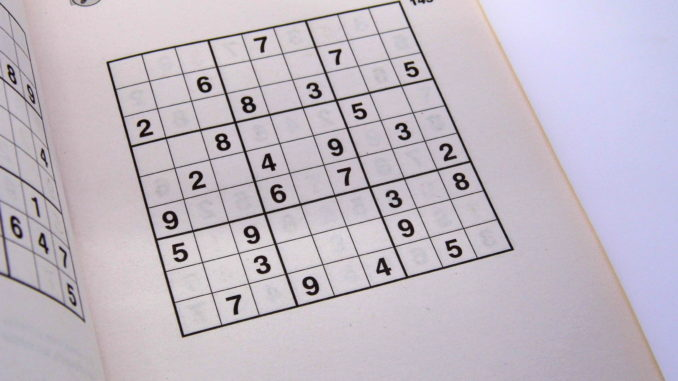
#> input picture IMGPROCESSING/sudoku_1.jpg, 678 x 381 px
$ jupyter execute image_processing.ipynb
#> lines starting #> are read from the running program, lines starting #| are printed output that depends on the picture; after the words box and inside, x2 and y2 are one past the last pixel; in counts of white or black regions, pixels touching at a corner belong together
[cell 1]
import numpy as np
import cv2
import operator
import numpy as np
from matplotlib import pyplot as plt
IMAGE_URL = "./sudoku_1.jpg"
SUDOKU_SIZE = 9

[cell 2]
def display_image(img):
    cv2.imshow('Sudoku', img)
    cv2.waitKey(0)  # Wait for any key to be pressed (with the image window active)
    cv2.destroyAllWindows()  # Close all windows
    return img

[cell 3]
def preprocess(img, skip_dilate=False):
    """Uses a blurring function, adaptive thresholding and dilation to expose the main features of an image."""
    # Gaussian blur with a kernal size (height, width) of 9.
    # Note that kernal sizes must be positive and odd and the kernel must be square.
    #https://www.tutorialspoint.com/opencv/opencv_gaussian_blur.htm
    blur_img = cv2.GaussianBlur(img.copy(), (9, 9), 0)
    display_image(blur_img)
	# Adaptive threshold using 11 nearest neighbour pixels
    # https://www.pyimagesearch.com/2021/05/12/adaptive-thresholding-with-opencv-cv2-adaptivethreshold/
    # https://www.tutorialspoint.com/opencv/opencv_adaptive_threshold.htm
    threshold_img = cv2.adaptiveThreshold(blur_img, 255, cv2.ADAPTIVE_THRESH_GAUSSIAN_C, cv2.THRESH_BINARY, 11, 2)
    #display_image(threshold_img)
    # Invert colours, so gridlines have non-zero pixel values.
	# Necessary to dilate the image, otherwise will look like erosion instead.
    processed_img = cv2.bitwise_not(threshold_img, threshold_img)
    #display_image(processed_img)

    if not skip_dilate:
    	# Dilate the image to increase the size of the grid lines.
    	kernel = np.array([[0., 1., 0.], [1., 1., 1.], [0., 1., 0.]],np.uint8)
    	processed_img = cv2.dilate(processed_img, kernel)

    return processed_img

[cell 4]
def find_corners_of_largest_polygon(img):
	"""Finds the 4 extreme corners of the largest contour in the image."""
	#using copy of img as findcontours alters the original image
	# https://docs.opencv.org/master/d9/d8b/tutorial_py_contours_hierarchy.html
	"""The CHAIN_APPROX_SIMPLE  algorithm compresses horizontal, vertical, and diagonal segments along the
	contour and leaves only their end points. This means that any of the points along the straight paths
	will be dismissed, and we will be left with only the end points. For example, consider a contour,
	along a rectangle.
	All the contour points, except the four corner points will be dismissed.
	"""
	contours, hierarchy = cv2.findContours(img.copy(), cv2.RETR_EXTERNAL, cv2.CHAIN_APPROX_SIMPLE)  # Find contours
	contours = sorted(contours, key = cv2.contourArea, reverse = True)  # Sort by area, descending
	largest_polygon = contours[0]  # Largest image

	# Use of `operator.itemgetter` with `max` and `min` allows us to get the index of the point
	# Each point is an array of 1 coordinate, hence the [0] getter, then [0] or [1] used to get x and y respectively.

	# Bottom-right point has the largest (x + y) value
	# Top-left has point smallest (x + y) value
	# Bottom-left point has smallest (x - y) value
	# Top-right point has largest (x - y) value
	bottom_right = max(enumerate([point[0][0] + point[0][1] for point in largest_polygon]), key = operator.itemgetter(1))[0]
	top_left = min(enumerate([point[0][0] + point[0][1] for point in largest_polygon]), key = operator.itemgetter(1))[0]
	bottom_left = min(enumerate([point[0][0] - point[0][1] for point in largest_polygon]), key = operator.itemgetter(1))[0]
	top_right = max(enumerate([point[0][0] - point[0][1] for point in largest_polygon]), key = operator.itemgetter(1))[0]

	# Return an array of all 4 points using the indices
	# Each point is in its own array of one coordinate
	#Order: TL, TR, BR, BL (CLOCKWISE)
	return [largest_polygon[top_left][0], largest_polygon[top_right][0], largest_polygon[bottom_right][0], largest_polygon[bottom_left][0]]

[cell 5]
def distance(point1, point2):
	"""Returns the scalar distance between two points"""
	a = point2[0] - point1[0]
	b = point2[1] - point1[1]
	return np.sqrt((a ** 2) + (b ** 2))

[cell 6]
def crop_and_warp(img, corners):
	"""Crops and warps a rectangular section from an image into a square of similar size."""

	# Rectangle described by top left, top right, bottom right and bottom left points
	top_left, top_right, bottom_right, bottom_left = corners[0], corners[1], corners[2], corners[3]

	# Explicitly set the data type to float32 or `getPerspectiveTransform` will throw an error
	img_float32 = np.array([top_left, top_right, bottom_right, bottom_left], dtype='float32')

	# Get the longest side in the rectangle
	side_length = max([
		distance(bottom_right, top_right),
		distance(top_left, bottom_left),
		distance(bottom_right, bottom_left),
		distance(top_left, top_right)
	])
	#https://theailearner.com/tag/cv2-getperspectivetransform/
	#https://www.pyimagesearch.com/2014/08/25/4-point-opencv-getperspective-transform-example/
	# Describe a square with side of the calculated length, this is the new perspective we want to warp to
	new_perspective = np.array([[0, 0], [side_length - 1, 0], [side_length - 1, side_length - 1], [0, side_length - 1]], dtype='float32')

	# Gets the transformation matrix for skewing the image to fit a square by comparing the 4 before and after points
	transformed_img = cv2.getPerspectiveTransform(img_float32, new_perspective)
	# Performs the transformation on the original image
	return cv2.warpPerspective(img, transformed_img, (int(side_length), int(side_length)))

[cell 7]
def all_cell_coordinates(img):
	"""Infers 81 cell grid from a square image."""
	squares = []
	side = img.shape[:1]
	side = side[0] / SUDOKU_SIZE

	# Note that we swap j and i here so the rectangles are stored in the list reading left-right instead of top-down.
	for j in range(SUDOKU_SIZE):
		for i in range(SUDOKU_SIZE):
			p1 = (i * side, j * side)  # Top left corner of a bounding box
			p2 = ((i + 1) * side, (j + 1) * side)  # Bottom right corner of bounding box
			squares.append((p1, p2))
	return squares

[cell 8]
def get_digit_cell(img, cell):
	"""Cuts a rectangle from an image using the top left and bottom right points."""
	return img[int(cell[0][1]):int(cell[1][1]), int(cell[0][0]):int(cell[1][0])]

[cell 9]
# [57 lines left out: function find_largest_feature, not called in this run]

[cell 10]
# [34 lines left out: function scale_and_centre, not called in this run]

[cell 11]
# [21 lines left out: function extract_digit, not called in this run]

[cell 12]
# [8 lines left out: function get_digits, not called in this run]

[cell 13]
# [9 lines left out: function show_digits, not called in this run]

[cell 14]
def extract_sudoku(path):
#> called with path = './sudoku_1.jpg'
    original_img = cv2.imread(path, cv2.IMREAD_GRAYSCALE)
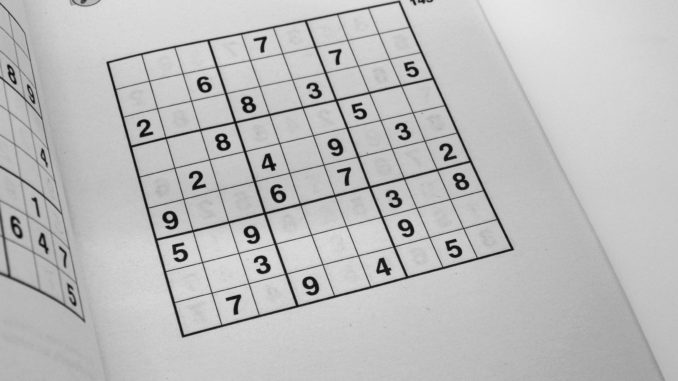
#> original_img: shape (381, 678); min 0, max 232, mean 188.7
    display_image(original_img)
    processed_img = preprocess(original_img)
#> in preprocess, `blur_img = cv2.GaussianBlur(img.copy(), (9, 9), 0)`:
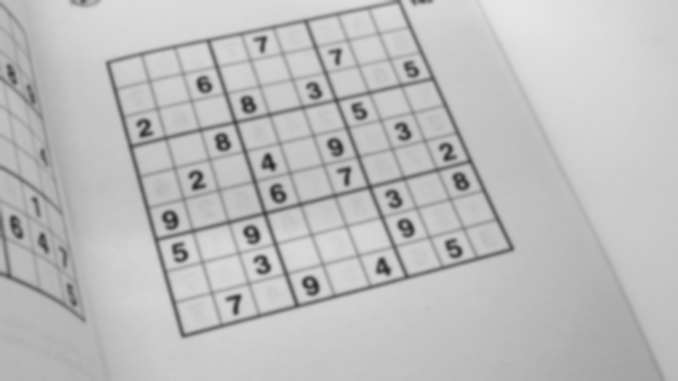
#> blur_img: shape (381, 678); min 37, max 231, mean 188.7
#> in preprocess, `threshold_img = cv2.adaptiveThreshold(blur_img, 255, cv2.ADAPTIVE_THRE..`:
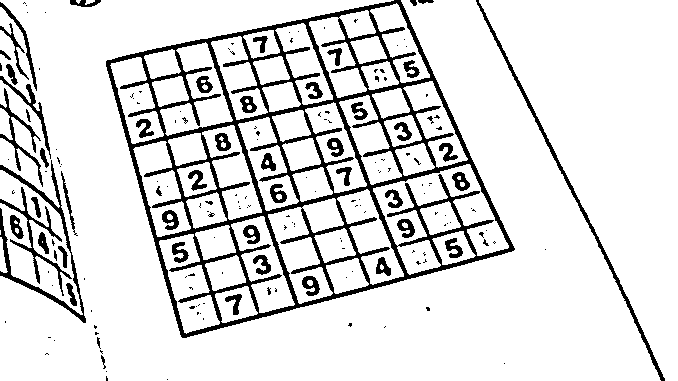
#> threshold_img: shape (381, 678); 87.2% white; 188 black regions (133 under 20 px), largest, box (x1, y1, x2, y2) and area: (106, 0, 515, 338) 21042, (476, 0, 665, 381) 1509, (0, 160, 86, 323) 1436
#> in preprocess, `processed_img = cv2.dilate(processed_img, kernel)`:
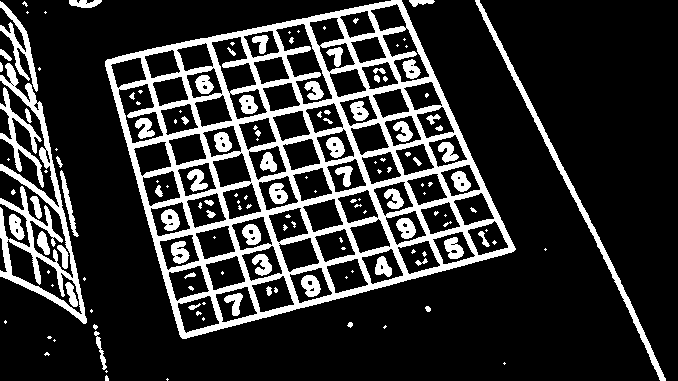
#> processed_img: shape (381, 678); 19.4% white; 151 white regions (78 under 20 px)
    corners = find_corners_of_largest_polygon(processed_img)
#> in find_corners_of_largest_polygon, `contours, hierarchy = cv2.findContours(img.copy(), cv2.RETR_EXTERNAL, ..`: contours = 40 contours, 24 with area under 20; largest, box (x1, y1, x2, y2) and area: (105, 0, 516, 339) 91224, (0, 63, 87, 324) 5612, (475, 0, 666, 381) 1888, (0, 87, 44, 188) 814, (0, 1, 38, 92) 724
#> in find_corners_of_largest_polygon, `largest_polygon = contours[0]`: largest_polygon = contour of 675 points, box (x1, y1, x2, y2) (105, 0, 516, 339), area 91224
#> in find_corners_of_largest_polygon, `bottom_right = max(enumerate([point[0][0] + point[0][1] for point in l..`: bottom_right = 446
#> in find_corners_of_largest_polygon, `top_left = min(enumerate([point[0][0] + point[0][1] for point in large..`: top_left = 118
#> in find_corners_of_largest_polygon, `bottom_left = min(enumerate([point[0][0] - point[0][1] for point in la..`: bottom_left = 270
#> in find_corners_of_largest_polygon, `top_right = max(enumerate([point[0][0] - point[0][1] for point in larg..`: top_right = 674
#> corners = [[107, 59], [401, 0], [513, 251], [180, 336]]
    #print(corners)
    cropped = crop_and_warp(original_img, corners)
#> in crop_and_warp, `top_left, top_right, bottom_right, bottom_left = corners[0], corners[1..`: top_left = [107, 59]; top_right = [401, 0]; bottom_right = [513, 251]; bottom_left = [180, 336]
#> in crop_and_warp, `img_float32 = np.array([top_left, top_right, bottom_right, bottom_left..`: img_float32 = [[107, 59], [401, 0], [513, 251], [180, 336]]
#> in distance, `a = point2[0] - point1[0]`: a = -112
#> in distance, `b = point2[1] - point1[1]`: b = -251
#> in crop_and_warp, `side_length = max([ distance(bottom_right, top_right), distance(top_le..`: side_length = 343.7
#> in crop_and_warp, `new_perspective = np.array([[0, 0], [side_length - 1, 0], [side_length..`: new_perspective = [[0, 0], [342.7, 0], [342.7, 342.7], [0, 342.7]]
#> in crop_and_warp, `transformed_img = cv2.getPerspectiveTransform(img_float32, new_perspec..`: transformed_img = [[1.08, -0.284, -98.46], [0.281, 1.4, -112.6], [-6.85e-05, 0.000605, 1]]
#> in crop_and_warp, `return cv2.warpPerspective(img, transformed_img, (int(side_length), in..`:
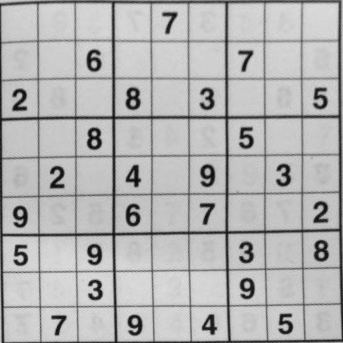
#> returned value: shape (343, 343); min 6, max 224, mean 178.9
    #display_image(cropped)
    cell_coordinates = all_cell_coordinates(cropped)
#> cell_coordinates = 81 items
    print(cell_coordinates)
#> (printed output is left out)
    # [4 lines of commented-out code are left out]
extract_sudoku(IMAGE_URL)

$ run again, with IMGPROCESSING/sudoku_2.jpg copied over IMGPROCESSING/sudoku_1.jpg
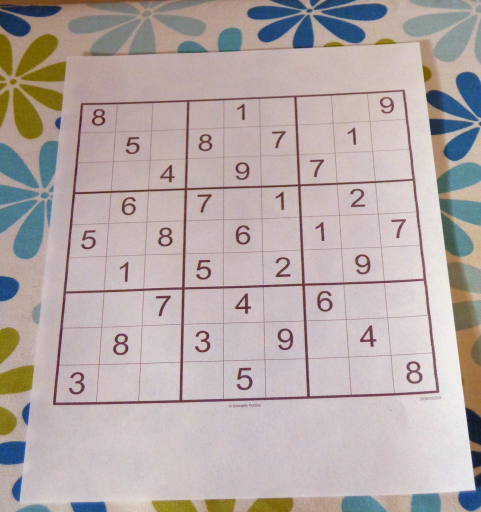
#> input picture IMGPROCESSING/sudoku_2.jpg, 962 x 1024 px (shown at 1/2 size)
#> in preprocess, `threshold_img = cv2.adaptiveThreshold(blur_img, 255, cv2.ADAPTIVE_THRE..`:
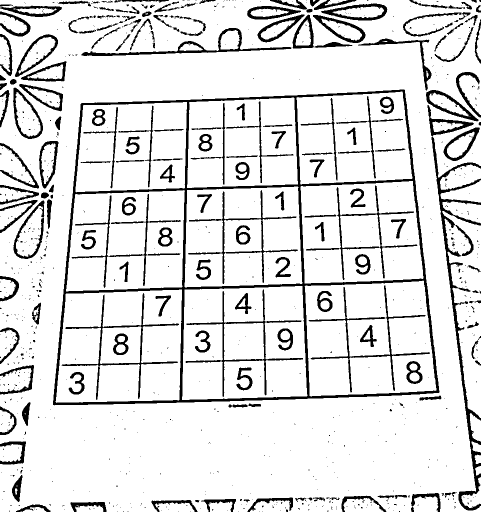
#> threshold_img: shape (1024, 962) (shown at 1/2 size); 87.7% white; 904 black regions (709 under 20 px), largest, box (x1, y1, x2, y2) and area: (106, 179, 879, 811) 26067, (855, 210, 962, 1021) 9251, (617, 571, 860, 785) 2957
#> contours = 531 contours, 421 with area under 20; largest, box (x1, y1, x2, y2) and area: (105, 178, 880, 812) 432362, (854, 209, 962, 1022) 13668, (162, 28, 706, 113) 7580, (26, 400, 90, 519) 4588, (25, 174, 87, 279) 3946
#> largest_polygon = contour of 370 points, box (x1, y1, x2, y2) (105, 178, 880, 812), area 432362
#> in find_corners_of_largest_polygon, `bottom_right = max(enumerate([point[0][0] + point[0][1] for point in l..`: bottom_right = 224
#> in find_corners_of_largest_polygon, `top_left = min(enumerate([point[0][0] + point[0][1] for point in large..`: top_left = 59
#> in find_corners_of_largest_polygon, `bottom_left = min(enumerate([point[0][0] - point[0][1] for point in la..`: bottom_left = 171
#> in find_corners_of_largest_polygon, `top_right = max(enumerate([point[0][0] - point[0][1] for point in larg..`: top_right = 368
#> corners = [[163, 205], [810, 180], [877, 786], [105, 809]]
#> in crop_and_warp, `top_left, top_right, bottom_right, bottom_left = corners[0], corners[1..`: top_left = [163, 205]; top_right = [810, 180]; bottom_right = [877, 786]; bottom_left = [105, 809]
#> img_float32 = [[163, 205], [810, 180], [877, 786], [105, 809]]
#> a = -67
#> b = -606
#> side_length = 772.3
#> new_perspective = [[0, 0], [771.3, 0], [771.3, 771.3], [0, 771.3]]
#> transformed_img = [[1.3, 0.125, -237.3], [0.0635, 1.64, -347.2], [2.91e-05, 0.000345, 1]]
#> in crop_and_warp, `return cv2.warpPerspective(img, transformed_img, (int(side_length), in..`:
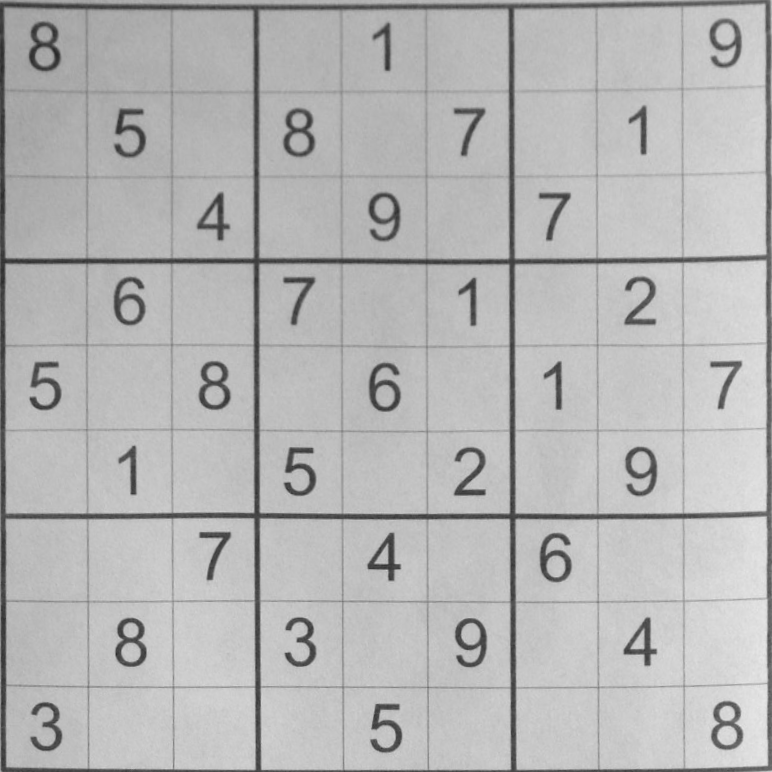
#> returned value: shape (772, 772); min 38, max 232, mean 181.7
#> cell_coordinates = 81 items
#> (printed output is left out)

$ run again, with IMGPROCESSING/sudoku_4.jpg copied over IMGPROCESSING/sudoku_1.jpg
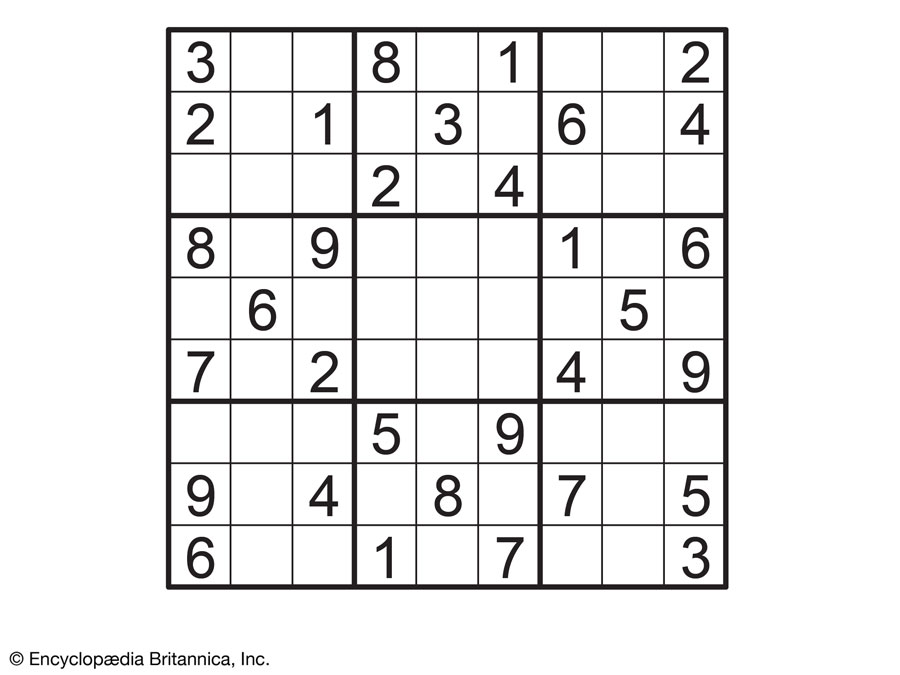
#> input picture IMGPROCESSING/sudoku_4.jpg, 900 x 675 px
#> threshold_img: shape (675, 900); 88.9% white; 38 black regions (1 under 20 px), largest, box (x1, y1, x2, y2) and area: (166, 27, 729, 590) 49878, (29, 651, 144, 670) 986, (149, 650, 236, 668) 720
#> in preprocess, `processed_img = cv2.dilate(processed_img, kernel)`:
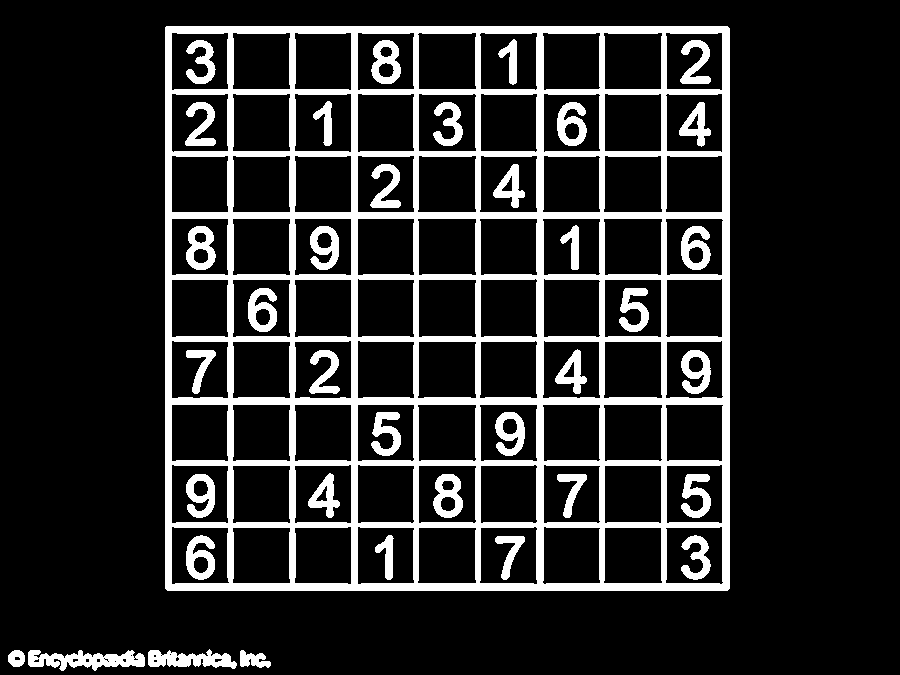
#> processed_img: shape (675, 900); 15.6% white; 37 white regions
#> contours = 5 contours; box (x1, y1, x2, y2) and area: (165, 26, 730, 591) 318090, (28, 650, 145, 671) 1335, (148, 649, 237, 669) 978, (240, 650, 271, 668) 294, (8, 650, 25, 667) 210
#> largest_polygon = [[166, 26], [165, 27], [165, 588], [167, 590], [727, 590], [729, 588], [729, 28], [727, 26]]
#> in find_corners_of_largest_polygon, `bottom_right = max(enumerate([point[0][0] + point[0][1] for point in l..`: bottom_right = 4
#> in find_corners_of_largest_polygon, `top_left = min(enumerate([point[0][0] + point[0][1] for point in large..`: top_left = 0
#> in find_corners_of_largest_polygon, `bottom_left = min(enumerate([point[0][0] - point[0][1] for point in la..`: bottom_left = 2
#> in find_corners_of_largest_polygon, `top_right = max(enumerate([point[0][0] - point[0][1] for point in larg..`: top_right = 6
#> corners = [[166, 26], [729, 28], [727, 590], [165, 588]]
#> in crop_and_warp, `top_left, top_right, bottom_right, bottom_left = corners[0], corners[1..`: top_left = [166, 26]; top_right = [729, 28]; bottom_right = [727, 590]; bottom_left = [165, 588]
#> img_float32 = [[166, 26], [729, 28], [727, 590], [165, 588]]
#> a = 2
#> b = -562
#> side_length = 563
#> new_perspective = [[0, 0], [562, 0], [562, 562], [0, 562]]
#> transformed_img = [[0.998, 0.00178, -165.7], [-0.00355, 0.998, -25.36], [2.25e-08, -3.16e-06, 1]]
#> in crop_and_warp, `return cv2.warpPerspective(img, transformed_img, (int(side_length), in..`:
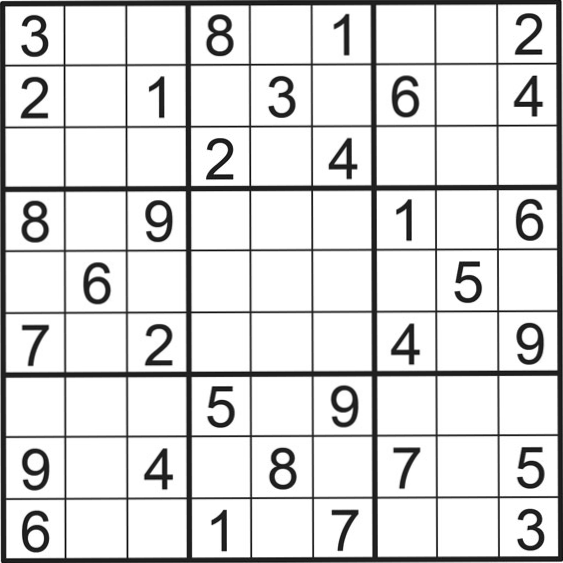
#> returned value: shape (563, 563); min 5, max 255, mean 219.5
#> cell_coordinates = 81 items
#> (printed output is left out)
